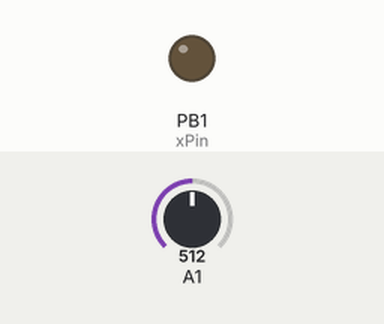
This sketch was run on a simulated ATtiny85, built with avr-gcc and run on an emulated ATtiny85. Parts: output pins drawn as LEDs (lit = HIGH). Inputs (shaded band) come from the test bench; at power-on: A1 = 512.

Above: at 1.2 s.
1.3 s: A1 set to 716
At 1.9 s:
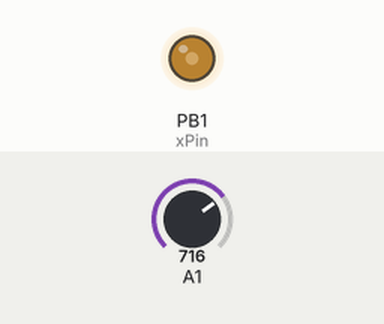
2.8 s: A1 set to 900
At 4.0 s:
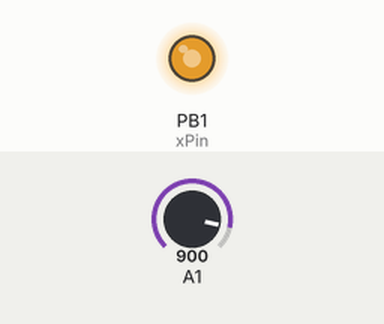
4.3 s: A1 set to 306
At 5.4 s:
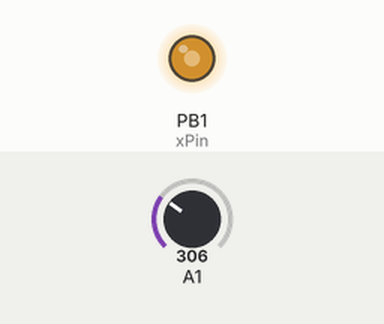
5.8 s: A1 set to 122
At 6.5 s:
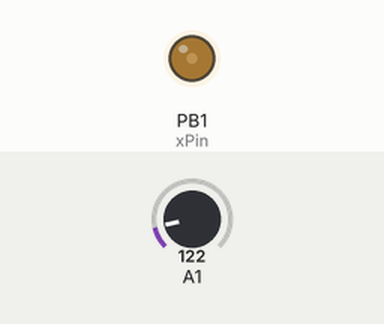
Timing chart, 0 to 8.3 s (numbered marks = the images above; inputs shaded):
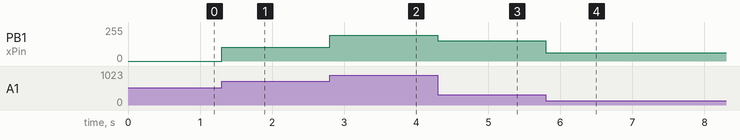

The sketch:

DigisparkCode.ino
```cpp
  const int xPin = 1; //P2
const int analogOutPin = 1; //PWM, P1

int x;

void setup()
{
  //if the analog pins are set to output we won't be able to read from them later
  //so we do this...
  pinMode(2, INPUT); //use digital pin no. here instead of analog pin no.
  pinMode(analogOutPin, OUTPUT); //this an analog out pin(PWM)
}

void loop()
{
  x = analogRead(xPin); //these are using analog pin numbers
  analogWrite(analogOutPin, x/2);
}
```

Measured:
- after the input at 1.3 s, PB1 (xPin): 0/255 → 102/255 at once
- after the input at 2.8 s, PB1 (xPin): 102/255 → 194/255 at once
- after the input at 4.3 s, PB1 (xPin): 194/255 → 153/255 at once
- after the input at 5.8 s, PB1 (xPin): 153/255 → 61/255 at once
